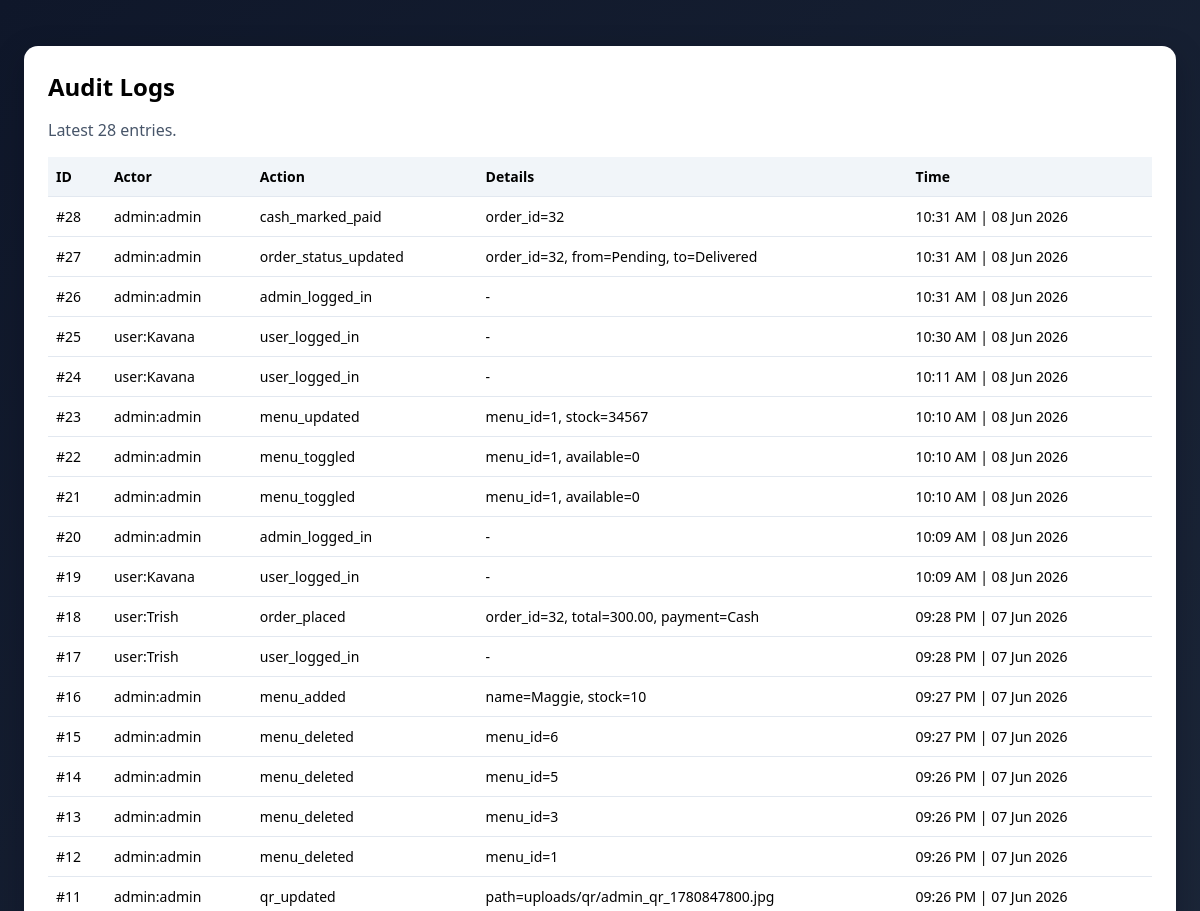
Before: /admin/audit-logs (signed in, upper part) with the older database file.
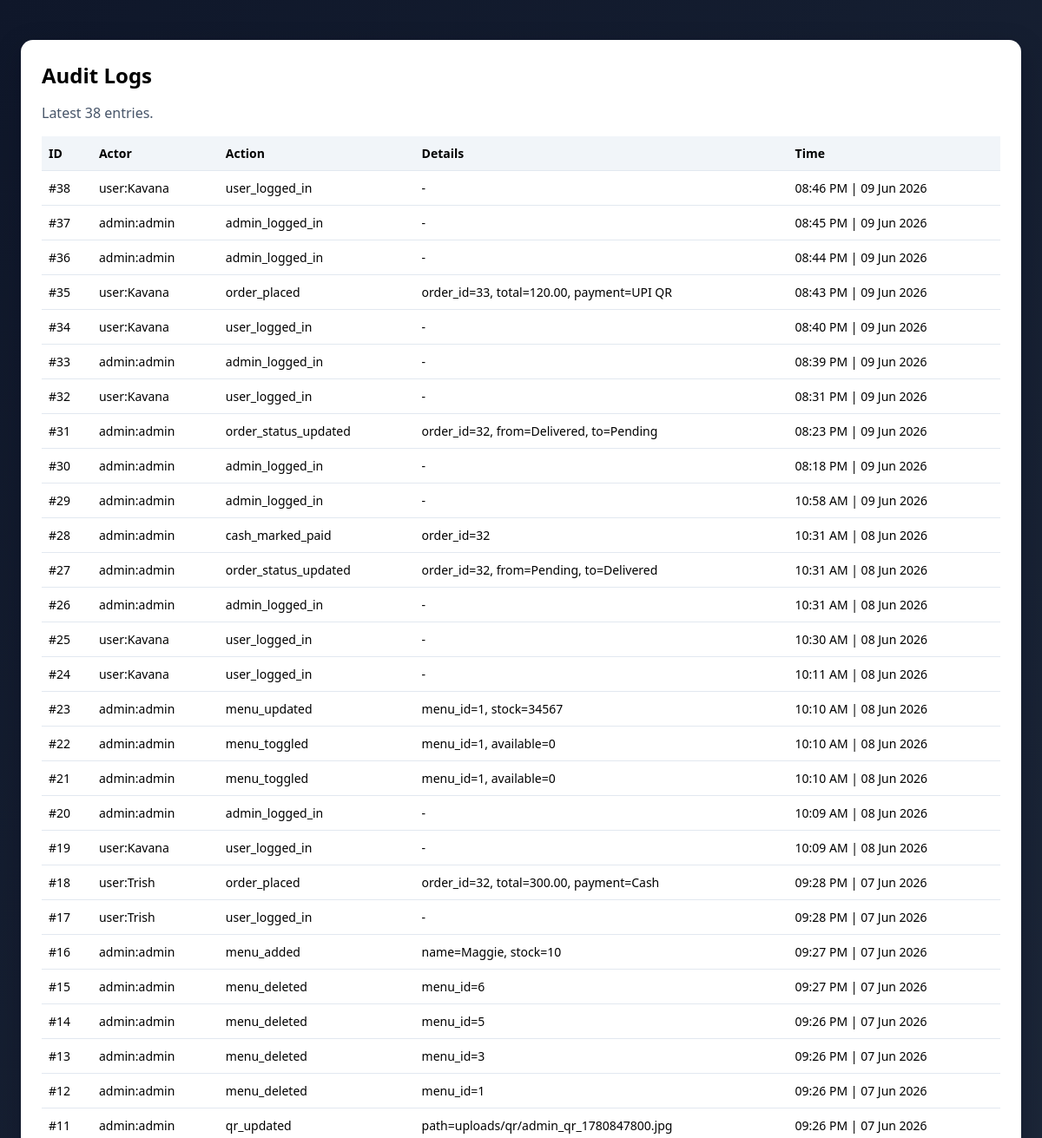
After: the same page with the newer database file.
### tables this page shows
CREATE TABLE audit_logs (
            id INTEGER PRIMARY KEY AUTOINCREMENT,
            actor_type TEXT NOT NULL,
            actor_name TEXT NOT NULL,
            action TEXT NOT NULL,
            details TEXT NOT NULL,
            created_at TEXT NOT NULL
        );

### app.py (the view)
@app.route("/admin/audit-logs")
@login_required_admin
def admin_audit_logs():
    conn = get_db_connection()
    logs = conn.execute("SELECT * FROM audit_logs ORDER BY id DESC LIMIT 300").fetchall()
    conn.close()
    logs = [normalize_datetime_fields(log, ["created_at"]) for log in logs]
    return render_template("audit_logs.html", logs=logs)

### app.py (called while the page is built)
def get_db_connection():
    conn = sqlite3.connect(DATABASE)
    conn.row_factory = sqlite3.Row
    return conn

def parse_order_datetime(order_time):
    if not order_time:
        return datetime.min
    try:
        return datetime.strptime(order_time, DISPLAY_DATETIME_FORMAT)
    except (TypeError, ValueError):
        normalized_time = str(order_time).strip().replace("Z", "+00:00")
        try:
            parsed = datetime.fromisoformat(normalized_time)
        except ValueError:
            return datetime.min
        if parsed.tzinfo is not None:
            parsed = parsed.astimezone(APP_TIMEZONE).replace(tzinfo=None)
        return parsed

def format_display_datetime(order_time):
    parsed = parse_order_datetime(order_time)
    if parsed == datetime.min:
        return order_time or ""
    return parsed.strftime(DISPLAY_DATETIME_FORMAT)

def normalize_datetime_fields(row, fields):
    if row is None:
        return None
    normalized = dict(row)
    for field in fields:
        if field in normalized:
            normalized[field] = format_display_datetime(normalized.get(field))
    return normalized

def admin_logged_in():
    return bool(session.get("admin_logged_in"))

### templates/audit_logs.html (shortened to what this page needs)
﻿<!DOCTYPE html>
<html lang="en">
<head>
</head>
<body>
    <div class="container">
        <h2>Audit Logs</h2>
        <p class="meta">Latest {{ logs|length }} entries.</p>
        {% if logs %}
            <table>
                <tr>
                    <th>ID</th>
                    <th>Actor</th>
                    <th>Action</th>
                    <th>Details</th>
                    <th>Time</th>
                </tr>
                {% for log in logs %}
                    <tr>
                        <td>#{{ log.id }}</td>
                        <td>{{ log.actor_type }}:{{ log.actor_name }}</td>
                        <td>{{ log.action }}</td>
                        <td>{{ log.details or '-' }}</td>
                        <td>{{ log.created_at }}</td>
                    </tr>
                {% endfor %}
            </table>
        {% else %}
            <p>No logs yet.</p>
        {% endif %}
    </div>
</body>
</html>

Changed rows visible on the page:
added audit_logs: id "38", actor_type "user", actor_name "Kavana", action "user_logged_in", details "-", created_at "08:46 PM | 09 Jun 2026"
added audit_logs: id "37", actor_type "admin", actor_name "admin", action "admin_logged_in", details "-", created_at "08:45 PM | 09 Jun 2026"
added audit_logs: id "36", actor_type "admin", actor_name "admin", action "admin_logged_in", details "-", created_at "08:44 PM | 09 Jun 2026"
added audit_logs: id "35", actor_type "user", actor_name "Kavana", action "order_placed", details "order_id=33, total=120.00, payment=UPI QR", created_at "08:43 PM | 09 Jun 2026"
added audit_logs: id "34", actor_type "user", actor_name "Kavana", action "user_logged_in", details "-", created_at "08:40 PM | 09 Jun 2026"
added audit_logs: id "33", actor_type "admin", actor_name "admin", action "admin_logged_in", details "-", created_at "08:39 PM | 09 Jun 2026"
added audit_logs: id "32", actor_type "user", actor_name "Kavana", action "user_logged_in", details "-", created_at "08:31 PM | 09 Jun 2026"
added audit_logs: id "31", actor_type "admin", actor_name "admin", action "order_status_updated", details "order_id=32, from=Delivered, to=Pending", created_at "08:23 PM | 09 Jun 2026"
added audit_logs: id "30", actor_type "admin", actor_name "admin", action "admin_logged_in", details "-", created_at "08:18 PM | 09 Jun 2026"
added audit_logs: id "29", actor_type "admin", actor_name "admin", action "admin_logged_in", details "-", created_at "10:58 AM | 09 Jun 2026"
Other visible differences:
{{ logs|length }}: "28" → "38"
